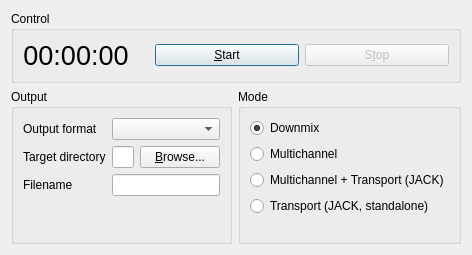
<?xml version="1.0" encoding="UTF-8"?>
<ui version="4.0">
 <class>VoiceRecorderDialog</class>
 <widget class="QDialog" name="VoiceRecorderDialog">
  <property name="geometry">
   <rect>
    <x>0</x>
    <y>0</y>
    <width>450</width>
    <height>255</height>
   </rect>
  </property>
  <property name="windowTitle">
   <string>Recorder</string>
  </property>
  <property name="windowIcon">
   <iconset>
    <normaloff>:/actions/media-record.svg</normaloff>:/actions/media-record.svg</iconset>
  </property>
  <layout class="QGridLayout" name="gridLayout_2">
   <item row="0" column="0" colspan="2">
    <widget class="QGroupBox" name="qgbControl">
     <property name="title">
      <string>Control</string>
     </property>
     <layout class="QHBoxLayout" name="horizontalLayout_2">
      <item>
       <widget class="QLabel" name="qlTime">
        <property name="font">
         <font>
          <pointsize>20</pointsize>
          <weight>50</weight>
          <bold>false</bold>
          <underline>false</underline>
         </font>
        </property>
        <property name="text">
         <string>00:00:00</string>
        </property>
        <property name="alignment">
         <set>Qt::AlignCenter</set>
        </property>
       </widget>
      </item>
      <item>
       <spacer name="horizontalSpacer">
        <property name="orientation">
         <enum>Qt::Horizontal</enum>
        </property>
        <property name="sizeType">
         <enum>QSizePolicy::Minimum</enum>
        </property>
        <property name="sizeHint" stdset="0">
         <size>
          <width>20</width>
          <height>20</height>
         </size>
        </property>
       </spacer>
      </item>
      <item>
       <widget class="QPushButton" name="qpbStart">
        <property name="sizePolicy">
         <sizepolicy hsizetype="Expanding" vsizetype="Fixed">
          <horstretch>0</horstretch>
          <verstretch>0</verstretch>
         </sizepolicy>
        </property>
        <property name="text">
         <string>&amp;Start</string>
        </property>
       </widget>
      </item>
      <item>
       <widget class="QPushButton" name="qpbStop">
        <property name="enabled">
         <bool>false</bool>
        </property>
        <property name="sizePolicy">
         <sizepolicy hsizetype="Expanding" vsizetype="Fixed">
          <horstretch>0</horstretch>
          <verstretch>0</verstretch>
         </sizepolicy>
        </property>
        <property name="text">
         <string>S&amp;top</string>
        </property>
       </widget>
      </item>
     </layout>
    </widget>
   </item>
   <item row="1" column="1">
    <widget class="QGroupBox" name="qgbMode">
     <property name="title">
      <string>Mode</string>
     </property>
     <layout class="QVBoxLayout" name="verticalLayout">
      <item>
       <widget class="QRadioButton" name="qrbDownmix">
        <property name="enabled">
         <bool>true</bool>
        </property>
        <property name="text">
         <string>Downmix</string>
        </property>
        <property name="checkable">
         <bool>true</bool>
        </property>
        <property name="checked">
         <bool>true</bool>
        </property>
       </widget>
      </item>
      <item>
       <widget class="QRadioButton" name="qrbMultichannel">
        <property name="text">
         <string>Multichannel</string>
        </property>
       </widget>
      </item>
	  <item>
       <widget class="QRadioButton" name="qrbMultichannelAndTransport">
        <property name="text">
         <string>Multichannel + Transport (JACK)</string>
        </property>
       </widget>
      </item>
	  <item>
       <widget class="QRadioButton" name="qrbTransportStandalone">
        <property name="text">
         <string>Transport (JACK, standalone)</string>
        </property>
       </widget>
      </item>
      <item>
       <spacer name="verticalSpacer">
        <property name="orientation">
         <enum>Qt::Vertical</enum>
        </property>
        <property name="sizeHint" stdset="0">
         <size>
          <width>20</width>
          <height>40</height>
         </size>
        </property>
       </spacer>
      </item>
     </layout>
    </widget>
   </item>
   <item row="1" column="0">
    <widget class="QGroupBox" name="qgbOutput">
     <property name="title">
      <string>Output</string>
     </property>
     <layout class="QFormLayout" name="formLayout">
      <item row="0" column="0">
       <widget class="QLabel" name="qlOutputFormat">
        <property name="text">
         <string>Output format</string>
        </property>
       </widget>
      </item>
      <item row="0" column="1">
       <widget class="MUComboBox" name="qcbFormat"/>
      </item>
      <item row="2" column="0">
       <widget class="QLabel" name="qlTargetDirectory">
        <property name="text">
         <string>Target directory</string>
        </property>
       </widget>
      </item>
      <item row="4" column="0">
       <widget class="QLabel" name="qlFilename">
        <property name="text">
         <string>Filename</string>
        </property>
       </widget>
      </item>
      <item row="2" column="1">
       <layout class="QHBoxLayout" name="qhblTargetDirectory">
        <item>
         <widget class="QLineEdit" name="qleTargetDirectory"/>
        </item>
        <item>
         <widget class="QPushButton" name="qpbTargetDirectoryBrowse">
          <property name="text">
           <string>&amp;Browse...</string>
          </property>
         </widget>
        </item>
       </layout>
      </item>
      <item row="4" column="1">
       <widget class="QLineEdit" name="qleFilename"/>
      </item>
     </layout>
    </widget>
   </item>
  </layout>
 </widget>
 <customwidgets>
  <customwidget>
   <class>MUComboBox</class>
   <extends>QComboBox</extends>
   <header>widgets/MUComboBox.h</header>
  </customwidget>
 </customwidgets>
 <resources/>
 <connections/>
</ui>
